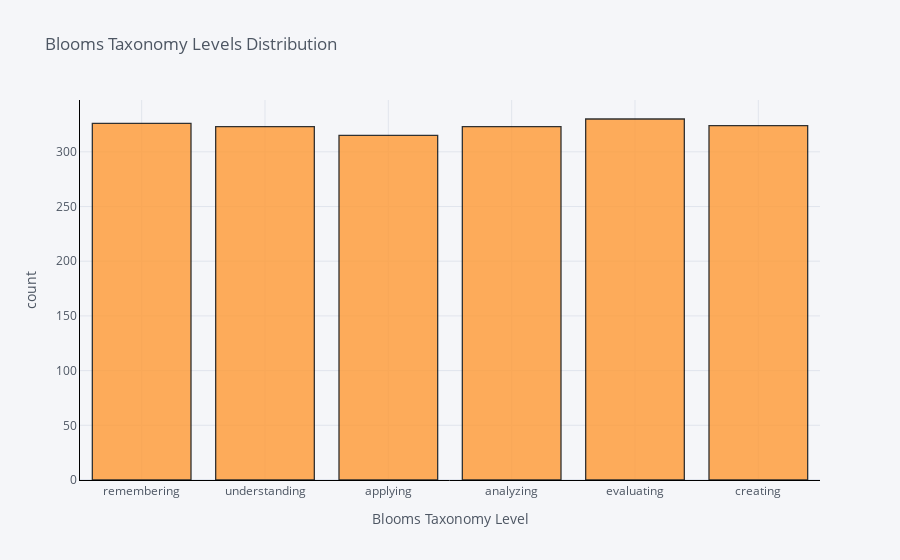

Notebook code cell kept with this figure:
### Code cell
import cufflinks as cf
cf.go_offline()
cf.set_config_file(offline=False, world_readable=True)
dataset['Target'].iplot(
    kind='hist',
    bins=50,
    xTitle='Blooms Taxonomy Level',
    linecolor='black',
    yTitle='count',
    title='Blooms Taxonomy Levels Distribution')

### Figure 1 — Plotly figure (JSON) as saved in the notebook; plotly's stock layout.template omitted (floating-point values rounded to 4 significant figures; data arrays with more than 128 entries replaced by an {"elided": "..."} marker saying what was removed)
{"data": [{"histfunc": "count", "histnorm": "", "marker": {"color": "rgba(255, 153, 51, 1.0)", "line": {"color": "#000000", "width": 1.3}}, "name": "Target", "nbinsx": 50, "opacity": 0.8, "orientation": "v", "type": "histogram", "x": {"elided": "1941 str values"}}], "layout": {"barmode": "overlay", "legend": {"bgcolor": "#F5F6F9", "font": {"color": "#4D5663"}}, "paper_bgcolor": "#F5F6F9", "plot_bgcolor": "#F5F6F9", "title": {"font": {"color": "#4D5663"}, "text": "Blooms Taxonomy Levels Distribution"}, "xaxis": {"gridcolor": "#E1E5ED", "linecolor": "black", "showgrid": true, "tickfont": {"color": "#4D5663"}, "title": {"font": {"color": "#4D5663"}, "text": "Blooms Taxonomy Level"}, "zerolinecolor": "#E1E5ED"}, "yaxis": {"gridcolor": "#E1E5ED", "linecolor": "black", "showgrid": true, "tickfont": {"color": "#4D5663"}, "title": {"font": {"color": "#4D5663"}, "text": "count"}, "zerolinecolor": "#E1E5ED"}}}
